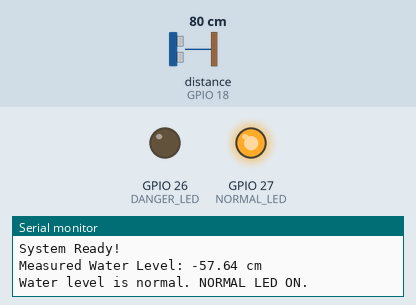
Bench run of a sketch on a simulated ESP32. Shown: output pins drawn as LEDs (lit = HIGH), the last lines printed to the serial monitor. Wiring (inferred from the names in the program): ultrasonic range finder: trigger GPIO 5; echo GPIO 18. The test bench sets the inputs (shaded band); at power-on: distance to the obstacle (sensor on GPIO 18) 80 cm. The echo pulse lasts 58.3 µs per cm; WiFi joins after 1.5 s; servers stay silent unless stated; the modem accepts every AT command (registered, SIM ready, sends succeed) and sends nothing else; pins used as bus, display or sensor lines are not drawn.

Above: at 10.7 s.
10.8 s: distance to the obstacle (sensor on GPIO 18) set to 8 cm
13.2 s: distance to the obstacle (sensor on GPIO 18) set to 5 cm
At 15.7 s:
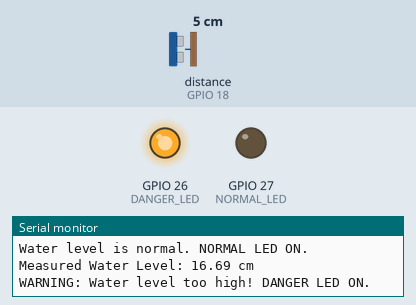
28.2 s: distance to the obstacle (sensor on GPIO 18) set to 9 cm
At 30.0 s:
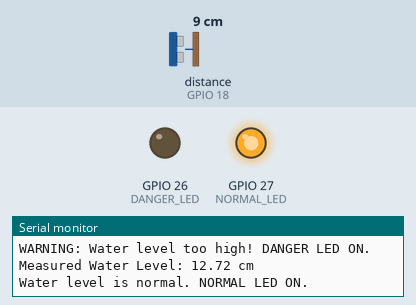
31.1 s: distance to the obstacle (sensor on GPIO 18) set to 2 cm
At 32.5 s:
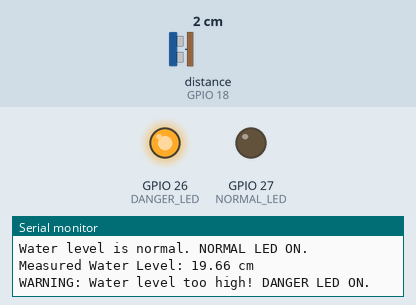
Timing chart, 0 to 34.1 s (numbered marks = the images above; inputs shaded):
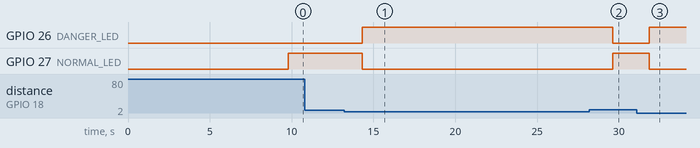

The sketch:

RecieverHTML.ino
```cpp
#include <WiFi.h>
#include <WebServer.h>
#include <HardwareSerial.h>
#include <math.h>
#include "WaterMonitor.h"   // Include the HTML file

// Network Configuration
// Uncomment the line below to use your home WiFi for easier debugging
#define USE_INTRANET

// Replace with your home WiFi credentials
#define LOCAL_SSID "simpa_coko0"
#define LOCAL_PASS "147258369ssS0"

// Access Point credentials (used when not connected to home WiFi)
#define AP_SSID "WaterMonitor"
#define AP_PASS "123456789"

// Define LED pins for water level indication
#define DANGER_LED 26  // LED for HIGH water level alert
#define NORMAL_LED 27  // LED for NORMAL water level

// Define pins for the ultrasonic sensor
#define TRIG 5  // Trigger pin
#define ECHO 18 // Echo pin
#define NUM_SAMPLES 5 // Number of samples to average

#define CONTAINER_DEPTH 30 // Depth of container in cm

// SIM800L GSM module setup
HardwareSerial SIM800L(1); // Use UART1 (TX=GPIO17, RX=GPIO16)

// Timing variables
unsigned long previousMillis = 0;
const unsigned long interval = 20000; // Send SMS every 30 seconds
unsigned long lastReceivedTime = 0;

// Water level variables
float receivedWaterLevel = 0; // Water level received via WiFi
float measuredWaterLevel = 0; // Water level measured using ultrasonic sensor
bool dangerLedState = false;
bool normalLedState = false;

// Web server variables
IPAddress Actual_IP;
IPAddress PageIP(192, 168, 1, 1);
IPAddress gateway(192, 168, 1, 1);
IPAddress subnet(255, 255, 255, 0);
WebServer server(80);

// XML buffer for web page updates
char XML[2048];
char buf[64];

// Function to measure water level using the ultrasonic sensor
float getMeasuredWaterLevel() {
    float total = 0;
    for (int i = 0; i < NUM_SAMPLES; i++) {
        digitalWrite(TRIG, LOW);
        delayMicroseconds(2);
        digitalWrite(TRIG, HIGH);
        delayMicroseconds(10);
        digitalWrite(TRIG, LOW);

        long duration = pulseIn(ECHO, HIGH, 30000); // 30ms timeout
        if (duration == 0) return 400; // If no signal detected, return large value

        float distance = duration * 0.034 / 2; // Calculate distance in cm
        total += distance;
        delay(50);
    }
    return total / NUM_SAMPLES;
}

// Function to send SMS via GSM module
void sendSMS(String message) {
    Serial.println("Sending SMS...");
    SIM800L.print("AT+CMGF=1\r");
    delay(1000);
    SIM800L.println("AT+CMGS=\"+201064614155\"");  // Replace with your phone number
    delay(1000);
    SIM800L.println(message);
    delay(1000);
    SIM800L.println((char)26); // End SMS
    delay(1000);
    Serial.println("SMS Sent!");
}

// Function to update LED status based on water levels
void updateLEDs() {
    // Check both measured and received levels for safety
    bool dangerCondition = (measuredWaterLevel > 15) || (receivedWaterLevel > 15);

    if (dangerCondition) {
        digitalWrite(DANGER_LED, HIGH);
        digitalWrite(NORMAL_LED, LOW);
        dangerLedState = true;
        normalLedState = false;
        Serial.println("WARNING: Water level too high! DANGER LED ON.");
    } else {
        digitalWrite(DANGER_LED, LOW);
        digitalWrite(NORMAL_LED, HIGH);
        dangerLedState = false;
        normalLedState = true;
        Serial.println("Water level is normal. NORMAL LED ON.");
    }
}

// Web server function to send the main page
void SendWebsite() {
    Serial.println("Sending web page");
    server.send(200, "text/html", PAGE_MAIN);
}

// Web server function to send XML data for page updates
void SendXML() {
    Serial.println("Sending XML data");

    strcpy(XML, "<?xml version = '1.0'?>\n<Data>\n");

    // Send measured water level
    sprintf(buf, "<MEASURED_LEVEL>%.2f</MEASURED_LEVEL>\n", measuredWaterLevel);
    strcat(XML, buf);

    // Send received water level
    sprintf(buf, "<RECEIVED_LEVEL>%.2f</RECEIVED_LEVEL>\n", receivedWaterLevel);
    strcat(XML, buf);

    // Send received time (time since last WiFi data)
    unsigned long timeSinceReceived = (millis() - lastReceivedTime) / 1000;
    if (lastReceivedTime == 0) {
        strcat(XML, "<RECEIVED_TIME>No data</RECEIVED_TIME>\n");
    } else {
        sprintf(buf, "<RECEIVED_TIME>%lu sec ago</RECEIVED_TIME>\n", timeSinceReceived);
        strcat(XML, buf);
    }

    // Send LED states
    sprintf(buf, "<DANGER_LED>%d</DANGER_LED>\n", dangerLedState ? 1 : 0);
    strcat(XML, buf);

    sprintf(buf, "<NORMAL_LED>%d</NORMAL_LED>\n", normalLedState ? 1 : 0);
    strcat(XML, buf);

    // Send system status
    if ((measuredWaterLevel > 15) || (receivedWaterLevel > 15)) {
        strcat(XML, "<SYSTEM_STATUS>DANGER</SYSTEM_STATUS>\n");
    } else if ((measuredWaterLevel > 10) || (receivedWaterLevel > 10)) {
        strcat(XML, "<SYSTEM_STATUS>WARNING</SYSTEM_STATUS>\n");
    } else {
        strcat(XML, "<SYSTEM_STATUS>NORMAL</SYSTEM_STATUS>\n");
    }

    strcat(XML, "</Data>\n");

    // Send XML response
    server.send(200, "text/xml", XML);
}

// Function to handle water level data from sender ESP32
void ReceiveWaterLevel() {
    if (server.hasArg("level")) {
        receivedWaterLevel = server.arg("level").toFloat();
        lastReceivedTime = millis(); // Update last received time

        Serial.println("\n<<<<< Received Data via WiFi:");
        Serial.print("Received Water Level: ");
        Serial.print(receivedWaterLevel);
        Serial.println(" cm");
        Serial.println("<<<<<");

        server.send(200, "text/plain", "Data received successfully");
    } else {
        server.send(400, "text/plain", "Missing water level data");
    }
}

// Function to handle test SMS request from web page
void SendTestSMS() {
    String testMessage = "Test SMS from Water Monitor System\n";
    testMessage += "Measured: " + String(measuredWaterLevel) + " cm\n";
    testMessage += "Received: " + String(receivedWaterLevel) + " cm\n";
    testMessage += "System Status: OK";

    sendSMS(testMessage);
    server.send(200, "text/plain", "Test SMS sent successfully");
}

// Function to handle system reset request from web page
void ResetSystem() {
    Serial.println("System reset requested from web interface");
    // Reset variables
    receivedWaterLevel = 0;
    lastReceivedTime = 0;
    // Turn off LEDs
    digitalWrite(DANGER_LED, LOW);
    digitalWrite(NORMAL_LED, LOW);
    dangerLedState = false;
    normalLedState = false;

    server.send(200, "text/plain", "System reset completed");
}

// Function to print WiFi status
void printWifiStatus() {
    Serial.print("SSID: ");
    Serial.println(WiFi.SSID());
    Serial.print("IP Address: ");
    Serial.println(WiFi.localIP());
    long rssi = WiFi.RSSI();
    Serial.print("Signal strength (RSSI): ");
    Serial.print(rssi);
    Serial.println(" dBm");
    Serial.print("Open http://");
    Serial.println(WiFi.localIP());
}

void setup() {
    Serial.begin(115200);
    SIM800L.begin(9600, SERIAL_8N1, 16, 17); // TX=16, RX=17

    // Configure LED pins
    pinMode(DANGER_LED, OUTPUT);
    pinMode(NORMAL_LED, OUTPUT);
    digitalWrite(DANGER_LED, LOW);
    digitalWrite(NORMAL_LED, LOW);

    // Configure ultrasonic sensor pins
    pinMode(TRIG, OUTPUT);
    pinMode(ECHO, INPUT);

    Serial.println("Starting Water Monitor System...");

    // Set ESP32 to Wi-Fi station mode
    WiFi.mode(WIFI_STA);

    // Setup WiFi connection
#ifdef USE_INTRANET
    WiFi.begin(LOCAL_SSID, LOCAL_PASS);
    while (WiFi.status() != WL_CONNECTED) {
        delay(500);
        Serial.print(".");
    }
    Serial.print("Connected to WiFi. IP address: ");
    Serial.println(WiFi.localIP());
    Actual_IP = WiFi.localIP();
#else
    WiFi.softAP(AP_SSID, AP_PASS);
    delay(100);
    WiFi.softAPConfig(PageIP, gateway, subnet);
    delay(100);
    Actual_IP = WiFi.softAPIP();
    Serial.print("Access Point created. IP address: ");
    Serial.println(Actual_IP);
#endif

    printWifiStatus();

    // Setup web server routes
    server.on("/", SendWebsite);                    // Main page
    server.on("/xml", SendXML);                     // XML data for updates
    server.on("/water_level", ReceiveWaterLevel);   // Receive water level from sender
    server.on("/SEND_SMS", SendTestSMS);            // Test SMS function
    server.on("/RESET_SYSTEM", ResetSystem);        // System reset function

    // Start web server
    server.begin();
    Serial.println("Web server started");
    Serial.println("Waiting for water level data from sender...");

    // Initialize SIM800L
    delay(1000);
    SIM800L.print("AT+CMGF=1\r");  // Set SMS mode to text
    delay(1000);
    SIM800L.print("AT+CNMI=2,2,0,0,0\r");
    delay(1000);
    SIM800L.println("AT+CMGD=1,4"); // Delete all SMS
    delay(5000);

    Serial.println("System Ready!");
}

void loop() {
    unsigned long currentMillis = millis();

    // Measure water level using ultrasonic sensor
    measuredWaterLevel = 21.65 - getMeasuredWaterLevel();

    Serial.print("Measured Water Level: ");
    Serial.print(measuredWaterLevel);
    Serial.println(" cm");

    // Update LED status based on water levels
    updateLEDs();

    // Handle web server clients
    server.handleClient();

    // Check if sender data is stale (no data for more than 1 minute)
    if (lastReceivedTime != 0 && (currentMillis - lastReceivedTime) > 60000) {
        Serial.println("WARNING: No data from sender for over 1 minute!");
        // You could set receivedWaterLevel to 0 or handle this as needed
    }

    // Send SMS periodically
    if (currentMillis - previousMillis >= interval) {
        previousMillis = currentMillis;

        String smsMessage = "Water Level Report:\n";
        smsMessage += "Measured: " + String(measuredWaterLevel) + " cm\n";
        smsMessage += "Received: " + String(receivedWaterLevel) + " cm\n";

        // Add status information
        if ((measuredWaterLevel > 15) || (receivedWaterLevel > 15)) {
            smsMessage += "STATUS: DANGER - High water level!";
        } else if ((measuredWaterLevel > 10) || (receivedWaterLevel > 10)) {
            smsMessage += "STATUS: WARNING - Water level elevated";
        } else {
            smsMessage += "STATUS: NORMAL";
        }

        sendSMS(smsMessage);
    }

    delay(2000); // Wait 2 seconds before next measurement
}
```

Source omitted: WaterMonitor.h (13054 bytes)

Measured:
- the behaviour switches between 7 and 6 cm on distance to the obstacle (sensor on GPIO 18) (found by bisection; images 0 and 1)
- after the input at 13.2 s, GPIO 26 (DANGER_LED): LOW → HIGH after 1.1 s; GPIO 27 (NORMAL_LED): HIGH → LOW after 1.1 s
- after the input at 28.2 s, GPIO 26 (DANGER_LED): HIGH → LOW after 1.4 s; GPIO 27 (NORMAL_LED): LOW → HIGH after 1.4 s
- after the input at 31.1 s, GPIO 26 (DANGER_LED): LOW → HIGH after 0.76 s; GPIO 27 (NORMAL_LED): HIGH → LOW after 0.76 s
